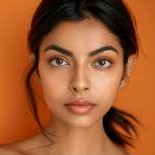
#> input picture images/face.jpg, 155 x 155 px
$ python face_recognition.py
#> lines starting #> are read from the running program, lines starting #| are printed output that depends on the picture; after the words box and inside, x2 and y2 are one past the last pixel; in counts of white or black regions, pixels touching at a corner belong together
import cv2
import numpy as np
import matplotlib.pyplot as plt

# Load Haar Cascade for face detection
face_detector = cv2.CascadeClassifier("../model/haarcascade_frontalface_default.xml")

if face_detector.empty():
    raise IOError("Haar Cascade load failed!")

# Read reference image
img = cv2.imread("../images/face.jpg")
#> img is the input picture: shape (155, 155, 3); mean B, G, R 49.1, 89.4, 158.4
gray = cv2.cvtColor(img, cv2.COLOR_BGR2GRAY)
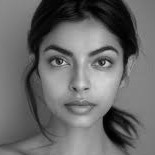
#> gray: shape (155, 155); min 0, max 221, mean 105.4

# Detect faces in the reference image
faces = face_detector.detectMultiScale(gray, 1.1, 5)
#> faces = [[28, 21, 105, 105]]

# Extract the first detected face as reference
x, y, w, h = faces[0]
#> x = 28; y = 21; w = 105; h = 105
ref_face = gray[y:y+h, x:x+w]
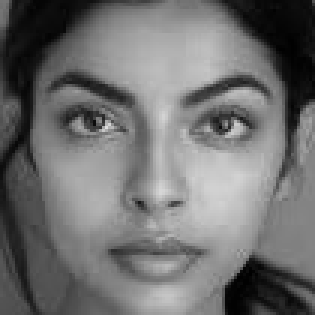
#> ref_face: shape (105, 105) (shown 3 times larger); min 0, max 221, mean 111.8
ref_face = cv2.resize(ref_face, (200, 200))
#> ref_face: shape (200, 200)

plt.imshow(ref_face, cmap='gray')

# Create LBPH face recognizer
recognizer = cv2.face.LBPHFaceRecognizer_create()

# Label for the reference face (only one person → label 0)
labels = np.array([0], dtype=np.int32)

# Train recognizer with the reference face
recognizer.train([ref_face], labels)

cap = cv2.VideoCapture(0)

while True:
    ret, frame = cap.read()
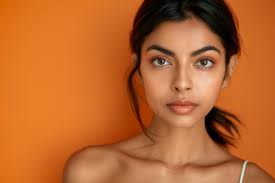
#> input picture images/face1.jpg, 275 x 183 px, given in place of the camera
#> frame is the input picture: shape (183, 275, 3); mean B, G, R 47, 102.6, 185.5
    if not ret:
        break

    gray = cv2.cvtColor(frame, cv2.COLOR_BGR2GRAY)
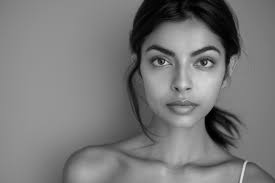
#> gray: shape (183, 275); min 0, max 223, mean 121
    faces = face_detector.detectMultiScale(gray, 1.3, 5)
#> faces = [[130, 22, 103, 103]]

    for (x, y, w, h) in faces:
        face = gray[y:y+h, x:x+w]
        face = cv2.resize(face, (200, 200))

        # Predict face label and confidence
        label, confidence = recognizer.predict(face)

        # Lower confidence means better match
        if confidence < 60:
            color = (0, 255, 0)  # Green for match
            text = "MATCH"
        else:
            color = (0, 0, 255)  # Red for no match
            text = "NOT MATCH"

        # Draw rectangle around face
        cv2.rectangle(frame, (x, y), (x+w, y+h), color, 2)

        # Display match result
        cv2.putText(
            frame, text, (x, y-10),
            cv2.FONT_HERSHEY_SIMPLEX, 0.8, color, 2
        )
#> this loop made 1 pass
#> (x, y, w, h, label, confidence, color, text) on pass 1: (130, 22, 103, 103, 0, 15.82, (0, 255, 0), 'MATCH')
#> pass 1, `face = gray[y:y+h, x:x+w]`:
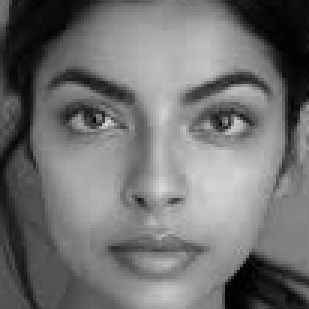
#> face: shape (103, 103) (shown 3 times larger); min 0, max 219, mean 113.1
#> after the loop:
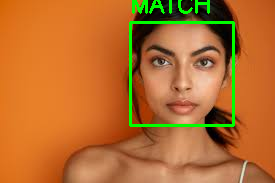
#> frame: shape (183, 275, 3); 3.38% of pixels changed, all inside (x1, y1, x2, y2) = (129, 0, 235, 127)

    cv2.imshow("Face Recognition", frame)

    # Exit when 'q' is pressed
    if cv2.waitKey(1) & 0xFF == ord('q'):
#> (key q is pressed here)
        break

cap.release()
cv2.destroyAllWindows()
plt.imshow(frame[..., ::-1])
plt.axis("off")
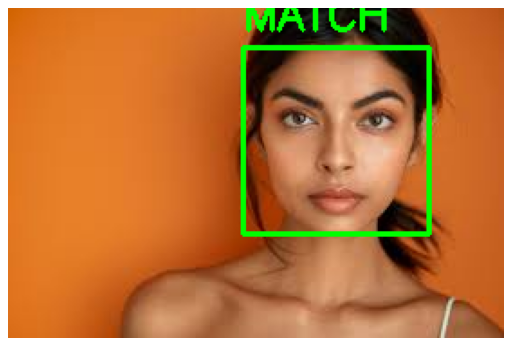
#> figure drawn by matplotlib, 1 panel
